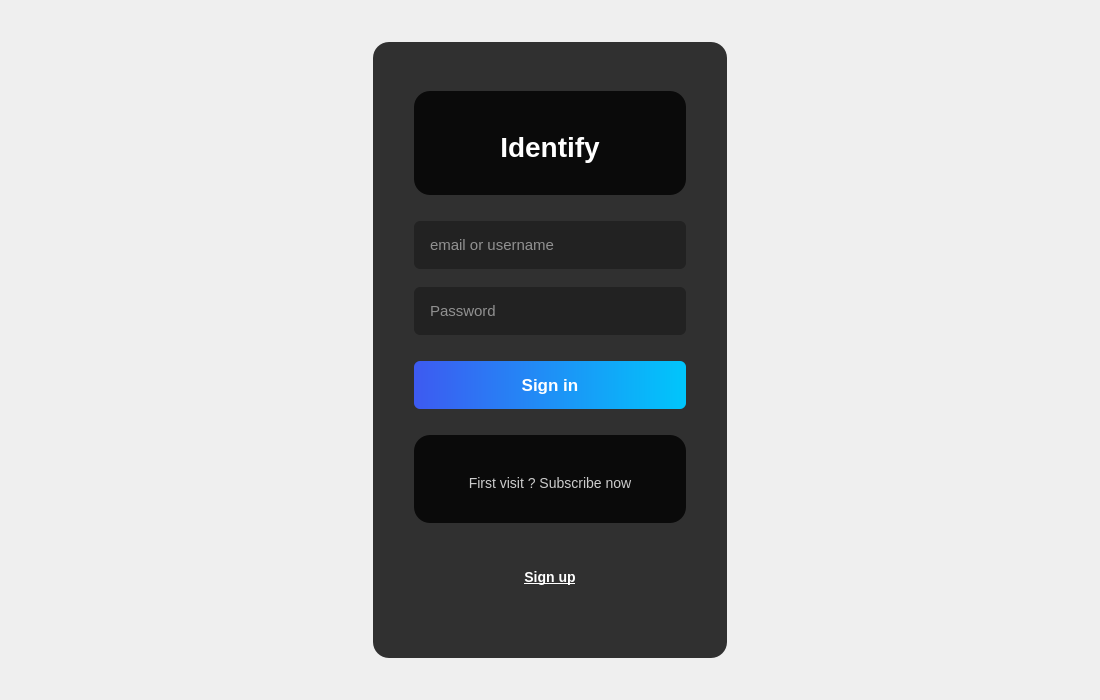
<?xml version="1.0" encoding="UTF-8"?>
<ui version="4.0">
 <class>LoginWindow</class>
 <widget class="QDialog" name="LoginWindow">
  <property name="geometry">
   <rect>
    <x>0</x>
    <y>0</y>
    <width>1100</width>
    <height>700</height>
   </rect>
  </property>
  <property name="windowTitle">
   <string>Login</string>
  </property>
  <layout class="QGridLayout" name="gridLayout">
   <item row="0" column="0">
    <widget class="QLabel" name="backgroundLabel">
     <property name="pixmap">
      <pixmap resource="resources.qrc">:/images/netflix.jpg</pixmap>
     </property>
     <property name="scaledContents">
      <bool>true</bool>
     </property>
    </widget>
   </item>
   <item row="0" column="0">
    <widget class="QWidget" name="overlayWidget">
     <layout class="QVBoxLayout" name="mainLayout">
      <item>
       <spacer name="verticalSpacerTop">
        <property name="orientation">
         <enum>Qt::Vertical</enum>
        </property>
        <property name="sizeHint">
         <size>
          <width>20</width>
          <height>60</height>
         </size>
        </property>
       </spacer>
      </item>
      <item>
       <layout class="QHBoxLayout" name="centerLayout">
        <item>
         <spacer name="horizontalSpacerLeft">
          <property name="orientation">
           <enum>Qt::Horizontal</enum>
          </property>
          <property name="sizeHint">
           <size>
            <width>40</width>
            <height>20</height>
           </size>
          </property>
         </spacer>
        </item>
        <item>
         <widget class="QFrame" name="formPanel">
          <property name="styleSheet">
           <string notr="true">
               background-color: rgba(0, 0, 0, 0.80);
               border-radius: 16px;
               padding: 40px 32px 32px 32px;
           </string>
          </property>
          <layout class="QVBoxLayout" name="formLayout">
           <item>
            <widget class="QLabel" name="titleLabel">
             <property name="text">
              <string>Identify</string>
             </property>
             <property name="alignment">
              <set>Qt::AlignCenter</set>
             </property>
             <property name="styleSheet">
              <string notr="true">
               color: white;
               font-size: 28px;
               font-weight: bold;
               margin-bottom: 20px;
              </string>
             </property>
            </widget>
           </item>
           <item>
            <widget class="QLineEdit" name="usernameLineEdit">
             <property name="placeholderText">
              <string>email or username</string>
             </property>
             <property name="styleSheet">
              <string notr="true">
               background-color: #222;
               border: none;
               border-radius: 6px;
               padding: 14px;
               color: white;
               font-size: 15px;
               margin-bottom: 12px;
              </string>
             </property>
            </widget>
           </item>
           <item>
            <widget class="QLineEdit" name="passwordLineEdit">
             <property name="placeholderText">
              <string>Password</string>
             </property>
             <property name="echoMode">
              <enum>QLineEdit::Password</enum>
             </property>
             <property name="styleSheet">
              <string notr="true">
               background-color: #222;
               border: none;
               border-radius: 6px;
               padding: 14px;
               color: white;
               font-size: 15px;
               margin-bottom: 12px;
              </string>
             </property>
            </widget>
           </item>
           <item>
            <widget class="QPushButton" name="loginButton">
             <property name="text">
              <string>Sign in</string>
             </property>
             <property name="styleSheet">
              <string notr="true">
               background: qlineargradient(x1:0, y1:0, x2:1, y2:0, stop:0 #3d5af1, stop:1 #00c6fb);
               color: white;
               font-weight: bold;
               font-size: 17px;
               border: none;
               padding: 14px;
               border-radius: 6px;
               margin-top: 8px;
               margin-bottom: 10px;
              </string>
             </property>
            </widget>
           </item>
           <item>
            <widget class="QLabel" name="signupLabel">
             <property name="text">
              <string>First visit ? Subscribe now</string>
             </property>
             <property name="alignment">
              <set>Qt::AlignCenter</set>
             </property>
             <property name="styleSheet">
              <string notr="true">
               color: #cccccc;
               font-size: 14px;
               margin-top: 10px;
              </string>
             </property>
            </widget>
           </item>
           <item>
            <widget class="QPushButton" name="registerButton">
             <property name="text">
              <string>Sign up</string>
             </property>
             <property name="styleSheet">
              <string notr="true">
               background: transparent;
               color: white;
               font-size: 14px;
               border: none;
               text-decoration: underline;
               font-weight: bold;
              </string>
             </property>
            </widget>
           </item>
          </layout>
         </widget>
        </item>
        <item>
         <spacer name="horizontalSpacerRight">
          <property name="orientation">
           <enum>Qt::Horizontal</enum>
          </property>
          <property name="sizeHint">
           <size>
            <width>40</width>
            <height>20</height>
           </size>
          </property>
         </spacer>
        </item>
       </layout>
      </item>
      <item>
       <spacer name="verticalSpacerBottom">
        <property name="orientation">
         <enum>Qt::Vertical</enum>
        </property>
        <property name="sizeHint">
         <size>
          <width>20</width>
          <height>60</height>
         </size>
        </property>
       </spacer>
      </item>
     </layout>
    </widget>
   </item>
  </layout>
 </widget>
 <resources>
  <include location="resources.qrc"/>
 </resources>
 <connections/>
</ui>
